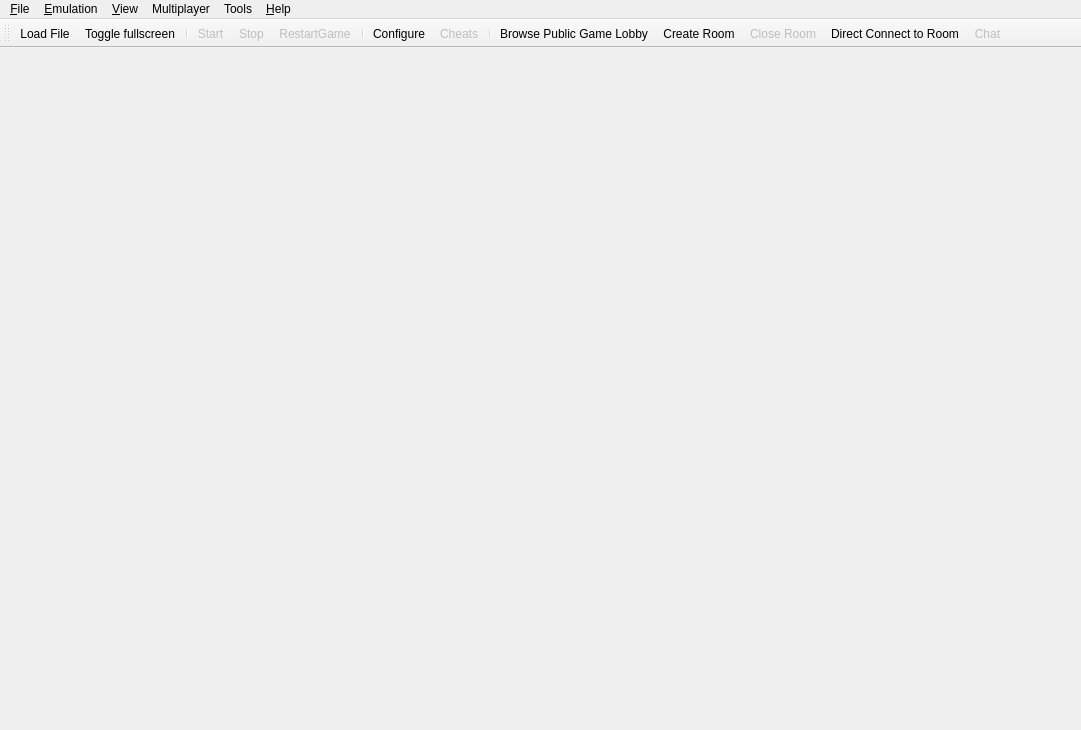
<?xml version="1.0" encoding="UTF-8"?>
<ui version="4.0">
 <class>MainWindow</class>
 <widget class="QMainWindow" name="MainWindow">
  <property name="geometry">
   <rect>
    <x>0</x>
    <y>0</y>
    <width>1081</width>
    <height>730</height>
   </rect>
  </property>
  <property name="windowTitle">
   <string>Citra</string>
  </property>
  <property name="windowIcon">
   <iconset>
    <normaloff>src/pcafe/res/icon3_64x64.ico</normaloff>src/pcafe/res/icon3_64x64.ico</iconset>
  </property>
  <property name="tabShape">
   <enum>QTabWidget::Rounded</enum>
  </property>
  <property name="dockNestingEnabled">
   <bool>true</bool>
  </property>
  <widget class="QWidget" name="centralwidget">
   <layout class="QHBoxLayout" name="horizontalLayout">
    <property name="leftMargin">
     <number>0</number>
    </property>
    <property name="topMargin">
     <number>0</number>
    </property>
    <property name="rightMargin">
     <number>0</number>
    </property>
    <property name="bottomMargin">
     <number>0</number>
    </property>
   </layout>
  </widget>
  <widget class="QMenuBar" name="menubar">
   <property name="geometry">
    <rect>
     <x>0</x>
     <y>0</y>
     <width>1081</width>
     <height>21</height>
    </rect>
   </property>
   <widget class="QMenu" name="menu_File">
    <property name="title">
     <string>&amp;File</string>
    </property>
    <widget class="QMenu" name="menu_recent_files">
     <property name="title">
      <string>Recent Files</string>
     </property>
    </widget>
    <widget class="QMenu" name="menu_Amiibo">
     <property name="title">
      <string>Amiibo</string>
     </property>
     <addaction name="action_Load_Amiibo"/>
     <addaction name="action_Remove_Amiibo"/>
    </widget>
    <addaction name="action_Load_File"/>
    <addaction name="action_Install_CIA"/>
    <addaction name="separator"/>
    <addaction name="menu_recent_files"/>
    <addaction name="separator"/>
    <addaction name="menu_Amiibo"/>
    <addaction name="separator"/>
    <addaction name="action_Open_Citra_Folder"/>
    <addaction name="separator"/>
    <addaction name="action_Exit"/>
   </widget>
   <widget class="QMenu" name="menu_Emulation">
    <property name="title">
     <string>&amp;Emulation</string>
    </property>
    <addaction name="action_Start"/>
    <addaction name="action_Pause"/>
    <addaction name="action_Stop"/>
    <addaction name="action_Restart"/>
    <addaction name="separator"/>
    <addaction name="action_Report_Compatibility"/>
    <addaction name="separator"/>
    <addaction name="action_Configure"/>
    <addaction name="action_Cheats"/>
   </widget>
   <widget class="QMenu" name="menu_View">
    <property name="title">
     <string>&amp;View</string>
    </property>
    <widget class="QMenu" name="menu_View_Debugging">
     <property name="title">
      <string>Debugging</string>
     </property>
     <addaction name="action_Create_Pica_Surface_Viewer"/>
     <addaction name="separator"/>
    </widget>
    <widget class="QMenu" name="menu_Screen_Layout">
     <property name="title">
      <string>Screen Layout</string>
     </property>
     <addaction name="action_Screen_Layout_Default"/>
     <addaction name="action_Screen_Layout_Single_Screen"/>
     <addaction name="action_Screen_Layout_Medium_Screen"/>
     <addaction name="action_Screen_Layout_Large_Screen"/>
     <addaction name="action_Screen_Layout_Side_by_Side"/>
     <addaction name="separator"/>
     <addaction name="action_Screen_Layout_Swap_Screens"/>
    </widget>
    <addaction name="action_Fullscreen"/>
    <addaction name="action_Single_Window_Mode"/>
    <addaction name="menu_Screen_Layout"/>
    <addaction name="separator"/>
    <addaction name="action_Display_Dock_Widget_Headers"/>
    <addaction name="action_Show_Filter_Bar"/>
    <addaction name="action_Show_Status_Bar"/>
    <addaction name="action_Show_Toolbar"/>
    <addaction name="separator"/>
    <addaction name="menu_View_Debugging"/>
   </widget>
   <widget class="QMenu" name="menu_Multiplayer">
    <property name="enabled">
     <bool>true</bool>
    </property>
    <property name="title">
     <string>Multiplayer</string>
    </property>
    <addaction name="action_View_Lobby"/>
    <addaction name="action_Start_Room"/>
    <addaction name="action_Connect_To_Room"/>
    <addaction name="separator"/>
    <addaction name="action_Show_Room"/>
    <addaction name="action_Leave_Room"/>
   </widget>
   <widget class="QMenu" name="menu_Tools">
    <property name="title">
     <string>Tools</string>
    </property>
    <widget class="QMenu" name="menu_Movie">
     <property name="title">
      <string>Movie</string>
     </property>
     <addaction name="action_Record_Movie"/>
     <addaction name="action_Play_Movie"/>
     <addaction name="action_Stop_Recording_Playback"/>
    </widget>
    <widget class="QMenu" name="menu_Frame_Advance">
     <property name="title">
      <string>Frame Advance</string>
     </property>
     <addaction name="action_Enable_Frame_Advancing"/>
     <addaction name="action_Advance_Frame"/>
    </widget>
    <addaction name="menu_Movie"/>
    <addaction name="menu_Frame_Advance"/>
    <addaction name="separator"/>
    <addaction name="action_Capture_Screenshot"/>
    <addaction name="action_Dump_Video"/>
   </widget>
   <widget class="QMenu" name="menu_Help">
    <property name="title">
     <string>&amp;Help</string>
    </property>
    <addaction name="action_Check_For_Updates"/>
    <addaction name="action_Open_Maintenance_Tool"/>
    <addaction name="separator"/>
    <addaction name="action_FAQ"/>
    <addaction name="action_About"/>
   </widget>
   <addaction name="menu_File"/>
   <addaction name="menu_Emulation"/>
   <addaction name="menu_View"/>
   <addaction name="menu_Multiplayer"/>
   <addaction name="menu_Tools"/>
   <addaction name="menu_Help"/>
  </widget>
    <widget class="QToolBar" name="toolbar">
      <property name="enabled">
        <bool>true</bool>
      </property>
      <property name="windowTitle">
        <string>Toolbar</string>
      </property>
      <property name="iconSize">
        <size>
          <width>35</width>
          <height>30</height>
        </size>
      </property>
      <property name="floatable">
        <bool>false</bool>
      </property>
      <attribute name="toolBarArea">
        <enum>TopToolBarArea</enum>
     </attribute>
      <attribute name="toolBarBreak">
        <bool>false</bool>
      </attribute>
      <addaction name="action_Toolbar_Load_File"/>
      <addaction name="action_Toolbar_Toggle_Fullscreen"/>
      <addaction name="separator"/>
      <addaction name="action_Toolbar_Start_Pause"/>
      <addaction name="action_Toolbar_Stop"/>
      <addaction name="action_Toolbar_Restart"/>
      <addaction name="separator"/>
      <addaction name="action_Toolbar_Configure"/>
      <addaction name="action_Toolbar_Cheats"/>
      <addaction name="separator"/>
      <addaction name="action_Toolbar_View_Lobby"/>
      <addaction name="action_Toolbar_Start_Room"/>
      <addaction name="action_Toolbar_Stop_Room"/>
      <addaction name="action_Toolbar_Connect_To_Room"/>
      <addaction name="action_Toolbar_Chat"/>
    </widget>
  <action name="action_Load_File">
   <property name="text">
    <string>Load File...</string>
   </property>
  </action>
  <action name="action_Install_CIA">
   <property name="text">
    <string>Install CIA...</string>
   </property>
  </action>
  <action name="action_Exit">
   <property name="text">
    <string>E&amp;xit</string>
   </property>
  </action>
  <action name="action_Start">
   <property name="enabled">
    <bool>false</bool>
   </property>
   <property name="text">
    <string>&amp;Start</string>
   </property>
  </action>
  <action name="action_Pause">
   <property name="enabled">
    <bool>false</bool>
   </property>
   <property name="text">
    <string>&amp;Pause</string>
   </property>
  </action>
  <action name="action_Stop">
   <property name="enabled">
    <bool>false</bool>
   </property>
   <property name="text">
    <string>&amp;Stop</string>
   </property>
  </action>
  <action name="action_Restart">
   <property name="enabled">
    <bool>false</bool>
   </property>
   <property name="text">
    <string>&amp;Restart</string>
   </property>
  </action>
  <action name="action_FAQ">
   <property name="text">
    <string>FAQ</string>
   </property>
  </action>
  <action name="action_About">
   <property name="text">
    <string>About Citra</string>
   </property>
  </action>
  <action name="action_Single_Window_Mode">
   <property name="checkable">
    <bool>true</bool>
   </property>
   <property name="text">
    <string>Single Window Mode</string>
   </property>
  </action>
  <action name="action_Configure">
   <property name="text">
    <string>Configure...</string>
   </property>
  </action>
  <action name="action_Cheats">
   <property name="text">
    <string>Cheats...</string>
   </property>
  </action>
  <action name="action_Display_Dock_Widget_Headers">
   <property name="checkable">
    <bool>true</bool>
   </property>
   <property name="text">
    <string>Display Dock Widget Headers</string>
   </property>
  </action>
  <action name="action_Show_Filter_Bar">
   <property name="checkable">
    <bool>true</bool>
   </property>
   <property name="text">
    <string>Show Filter Bar</string>
   </property>
  </action>
  <action name="action_Show_Status_Bar">
   <property name="checkable">
    <bool>true</bool>
   </property>
   <property name="text">
    <string>Show Status Bar</string>
   </property>
  </action>
  <action name="action_Show_Toolbar">
   <property name="checkable">
    <bool>true</bool>
   </property>
   <property name="text">
    <string>Show Tool Bar</string>
   </property>
  </action>
  <action name="action_Create_Pica_Surface_Viewer">
   <property name="text">
    <string>Create Pica Surface Viewer</string>
   </property>
  </action>
  <action name="action_Record_Movie">
   <property name="enabled">
    <bool>true</bool>
   </property>
   <property name="text">
    <string>Record Movie</string>
   </property>
  </action>
  <action name="action_Play_Movie">
   <property name="enabled">
    <bool>true</bool>
   </property>
   <property name="text">
    <string>Play Movie</string>
   </property>
  </action>
  <action name="action_Stop_Recording_Playback">
   <property name="enabled">
    <bool>false</bool>
   </property>
   <property name="text">
    <string>Stop Recording / Playback</string>
   </property>
  </action>
  <action name="action_Enable_Frame_Advancing">
   <property name="checkable">
    <bool>true</bool>
   </property>
   <property name="enabled">
    <bool>false</bool>
   </property>
   <property name="text">
    <string>Enable Frame Advancing</string>
   </property>
  </action>
  <action name="action_Advance_Frame">
   <property name="enabled">
    <bool>false</bool>
   </property>
   <property name="text">
    <string>Advance Frame</string>
   </property>
  </action>
  <action name="action_Capture_Screenshot">
   <property name="enabled">
    <bool>false</bool>
   </property>
   <property name="text">
    <string>Capture Screenshot</string>
   </property>
  </action>
  <action name="action_Dump_Video">
   <property name="checkable">
    <bool>true</bool>
   </property>
   <property name="text">
    <string>Dump Video</string>
   </property>
  </action>
  <action name="action_View_Lobby">
   <property name="enabled">
    <bool>true</bool>
   </property>
   <property name="text">
    <string>Browse Public Game Lobby</string>
   </property>
  </action>
  <action name="action_Start_Room">
   <property name="enabled">
    <bool>true</bool>
   </property>
   <property name="text">
    <string>Create Room</string>
   </property>
  </action>
  <action name="action_Leave_Room">
   <property name="enabled">
    <bool>false</bool>
   </property>
   <property name="text">
    <string>Leave Room</string>
   </property>
  </action>
  <action name="action_Connect_To_Room">
   <property name="text">
    <string>Direct Connect to Room</string>
   </property>
  </action>
  <action name="action_Show_Room">
   <property name="enabled">
    <bool>false</bool>
   </property>
   <property name="text">
    <string>Show Current Room</string>
   </property>
  </action>
  <action name="action_Fullscreen">
   <property name="checkable">
    <bool>true</bool>
   </property>
   <property name="text">
    <string>Fullscreen</string>
   </property>
  </action>
    <action name="action_Toolbar_Load_File">
      <property name="icon">
        <iconset resource="../../dist/toolbar_icons/toolbar_icons.qrc">
          <normaloff>:/toolbar_icons/rc/load_file.png</normaloff>:/toolbar_icons/rc/load_file.png
        </iconset>
      </property>
      <property name="text">
        <string>Load File...</string>
      </property>
      <property name="toolTip">
        <string>Load File </string>
      </property>
    </action>
    <action name="action_Toolbar_Toggle_Fullscreen">
      <property name="icon">
        <iconset resource="../../dist/toolbar_icons/toolbar_icons.qrc">
          <normaloff>:/toolbar_icons/rc/fullscreen.png</normaloff>:/toolbar_icons/rc/fullscreen.png
        </iconset>
      </property>
      <property name="text">
        <string>Toggle fullscreen</string>
      </property>
      <property name="toolTip">
        <string>Toggle fullscreen</string>
      </property>
    </action>
    <action name="action_Toolbar_Start_Pause">
      <property name="enabled">
        <bool>false</bool>
      </property>
      <property name="icon">
        <iconset resource="../../dist/toolbar_icons/toolbar_icons.qrc">
          <normaloff>:/toolbar_icons/rc/start.png</normaloff>:/toolbar_icons/rc/start.png
        </iconset>
      </property>
      <property name="text">
        <string>Start</string>
      </property>
      <property name="toolTip">
        <string>Start emulation</string>
      </property>
    </action>
    <action name="action_Toolbar_Stop">
      <property name="enabled">
        <bool>false</bool>
      </property>
      <property name="icon">
        <iconset resource="../../dist/toolbar_icons/toolbar_icons.qrc">
          <normaloff>:/toolbar_icons/rc/stop.png</normaloff>:/toolbar_icons/rc/stop.png
        </iconset>
      </property>
      <property name="text">
        <string>Stop</string>
      </property>
      <property name="toolTip">
        <string>Stop emulation</string>
      </property>
    </action>
    <action name="action_Toolbar_Restart">
      <property name="enabled">
        <bool>false</bool>
      </property>
      <property name="icon">
        <iconset resource="../../dist/toolbar_icons/toolbar_icons.qrc">
          <normaloff>:/toolbar_icons/rc/reset.png</normaloff>:/toolbar_icons/rc/reset.png
        </iconset>
      </property>
      <property name="text">
        <string>RestartGame</string>
      </property>
      <property name="toolTip">
        <string>Restart Game</string>
      </property>
    </action>
    <action name="action_Toolbar_Configure">
      <property name="enabled">
        <bool>true</bool>
      </property>
      <property name="icon">
        <iconset resource="../../dist/toolbar_icons/toolbar_icons.qrc">
          <normaloff>:/toolbar_icons/rc/configure.png</normaloff>:/toolbar_icons/rc/configure.png
        </iconset>
      </property>
      <property name="text">
        <string>Configure</string>
      </property>
      <property name="toolTip">
        <string>Configure</string>
      </property>
    </action>
    <action name="action_Toolbar_Cheats">
      <property name="enabled">
        <bool>false</bool>
      </property>
      <property name="icon">
        <iconset resource="../../dist/toolbar_icons/toolbar_icons.qrc">
          <normaloff>:/toolbar_icons/rc/cheats.png</normaloff>:/toolbar_icons/rc/cheats.png
        </iconset>
      </property>
      <property name="text">
        <string>Cheats</string>
      </property>
      <property name="toolTip">
        <string>Cheats</string>
      </property>
    </action>
    <action name="action_Toolbar_View_Lobby">
      <property name="enabled">
        <bool>true</bool>
      </property>
      <property name="icon">
        <iconset resource="../../dist/toolbar_icons/toolbar_icons.qrc">
          <normaloff>:/toolbar_icons/rc/Lobby.png</normaloff>:/toolbar_icons/rc/Lobby.png
        </iconset>
      </property>
      <property name="text">
        <string>Browse Public Game Lobby</string>
      </property>
      <property name="toolTip">
        <string>Browse Public Game Lobby</string>
      </property>
    </action>
    <action name="action_Toolbar_Start_Room">
      <property name="enabled">
        <bool>true</bool>
      </property>
      <property name="icon">
        <iconset resource="../../dist/toolbar_icons/toolbar_icons.qrc">
          <normaloff>:/toolbar_icons/rc/open.png</normaloff>:/toolbar_icons/rc/open.png
        </iconset>
      </property>
      <property name="text">
        <string>Create Room</string>
      </property>
      <property name="toolTip">
        <string>Create Room</string>
      </property>
    </action>
    <action name="action_Toolbar_Stop_Room">
      <property name="enabled">
        <bool>false</bool>
      </property>
      <property name="icon">
        <iconset resource="../../dist/toolbar_icons/toolbar_icons.qrc">
          <normaloff>:/toolbar_icons/rc/close.png</normaloff>:/toolbar_icons/rc/close.png
        </iconset>
      </property>
      <property name="text">
        <string>Close Room</string>
      </property>
      <property name="toolTip">
        <string>Close Room</string>
      </property>
    </action>
    <action name="action_Toolbar_Connect_To_Room">
      <property name="enabled">
        <bool>true</bool>
      </property>
      <property name="icon">
        <iconset resource="../../dist/toolbar_icons/toolbar_icons.qrc">
          <normaloff>:/toolbar_icons/rc/direct.png</normaloff>:/toolbar_icons/rc/direct.png
        </iconset>
      </property>
      <property name="text">
        <string>Direct Connect to Room</string>
      </property>
      <property name="toolTip">
        <string>Direct Connect to Room</string>
      </property>
    </action>
    <action name="action_Toolbar_Chat">
      <property name="enabled">
        <bool>false</bool>
      </property>
      <property name="icon">
        <iconset resource="../../dist/toolbar_icons/toolbar_icons.qrc">
          <normaloff>:/toolbar_icons/rc/chat.png</normaloff>:/toolbar_icons/rc/chat.png
        </iconset>
      </property>
      <property name="text">
        <string>Chat</string>
      </property>
      <property name="toolTip">
        <string>Chat</string>
      </property>
    </action>
  <action name="action_Open_Maintenance_Tool">
   <property name="text">
    <string>Modify Citra Install</string>
   </property>
   <property name="toolTip">
    <string>Opens the maintenance tool to modify your Citra installation</string>
   </property>
  </action>
  <action name="action_Screen_Layout_Default">
   <property name="checkable">
    <bool>true</bool>
   </property>
   <property name="text">
    <string>Default</string>
   </property>
  </action>
  <action name="action_Screen_Layout_Single_Screen">
   <property name="checkable">
    <bool>true</bool>
   </property>
   <property name="text">
    <string>Single Screen</string>
   </property>
  </action>
  <action name="action_Screen_Layout_Medium_Screen">
   <property name="checkable">
    <bool>true</bool>
   </property>
   <property name="text">
    <string>Medium Screen</string>
   </property>
  </action>
  <action name="action_Screen_Layout_Large_Screen">
   <property name="checkable">
    <bool>true</bool>
   </property>
   <property name="text">
    <string>Large Screen</string>
   </property>
  </action>
  <action name="action_Screen_Layout_Side_by_Side">
   <property name="checkable">
    <bool>true</bool>
   </property>
   <property name="text">
    <string>Side by Side</string>
   </property>
  </action>
  <action name="action_Screen_Layout_Swap_Screens">
   <property name="checkable">
    <bool>true</bool>
   </property>
   <property name="text">
    <string>Swap Screens</string>
   </property>
  </action>
  <action name="action_Check_For_Updates">
   <property name="text">
    <string>Check for Updates</string>
   </property>
  </action>
  <action name="action_Report_Compatibility">
   <property name="enabled">
    <bool>false</bool>
   </property>
   <property name="text">
    <string>Report Compatibility</string>
   </property>
   <property name="visible">
    <bool>false</bool>
   </property>
  </action>
  <action name="action_Restart">
   <property name="enabled">
    <bool>false</bool>
   </property>
   <property name="text">
    <string>Restart</string>
   </property>
  </action>
  <action name="action_Load_Amiibo">
   <property name="enabled">
    <bool>false</bool>
   </property>
   <property name="text">
    <string>Load...</string>
   </property>
  </action>
  <action name="action_Remove_Amiibo">
   <property name="enabled">
    <bool>false</bool>
   </property>
   <property name="text">
    <string>Remove</string>
   </property>
  </action>
  <action name="action_Open_Citra_Folder">
   <property name="text">
    <string>Open Citra Folder</string>
   </property>
  </action>
 </widget>
 <resources>
  <include location="../../dist/toolbar_icons/toolbar_icons.qrc"/>
 </resources>
 <connections/>
</ui>
